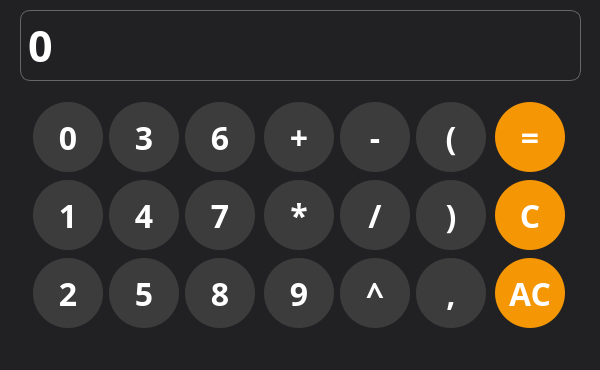
<?xml version="1.0" encoding="UTF-8"?>
<ui version="4.0">
 <class>CalculatorGui</class>
 <widget class="QMainWindow" name="CalculatorGui">
  <property name="enabled">
   <bool>true</bool>
  </property>
  <property name="geometry">
   <rect>
    <x>0</x>
    <y>0</y>
    <width>600</width>
    <height>370</height>
   </rect>
  </property>
  <property name="sizePolicy">
   <sizepolicy hsizetype="Minimum" vsizetype="Minimum">
    <horstretch>0</horstretch>
    <verstretch>0</verstretch>
   </sizepolicy>
  </property>
  <property name="minimumSize">
   <size>
    <width>600</width>
    <height>370</height>
   </size>
  </property>
  <property name="maximumSize">
   <size>
    <width>600</width>
    <height>370</height>
   </size>
  </property>
  <property name="font">
   <font>
    <bold>false</bold>
   </font>
  </property>
  <property name="cursor">
   <cursorShape>ClosedHandCursor</cursorShape>
  </property>
  <property name="windowTitle">
   <string>CalculatorGui</string>
  </property>
  <property name="styleSheet">
   <string notr="true">background-color: rgb(33,33,36);
</string>
  </property>
  <widget class="QWidget" name="centralwidget">
   <widget class="QLineEdit" name="input">
    <property name="geometry">
     <rect>
      <x>20</x>
      <y>10</y>
      <width>561</width>
      <height>71</height>
     </rect>
    </property>
    <property name="font">
     <font>
      <family>Arial Black</family>
      <pointsize>32</pointsize>
      <bold>true</bold>
     </font>
    </property>
    <property name="styleSheet">
     <string notr="true">border: 1px solid #666666;
border-radius: 10px;
color: rgb(255, 255, 255);
padding: 5px;</string>
    </property>
    <property name="text">
     <string>0</string>
    </property>
   </widget>
   <widget class="QWidget" name="layoutWidget">
    <property name="geometry">
     <rect>
      <x>30</x>
      <y>100</y>
      <width>541</width>
      <height>231</height>
     </rect>
    </property>
    <layout class="QHBoxLayout" name="horizontalLayout">
     <property name="spacing">
      <number>6</number>
     </property>
     <item>
      <layout class="QGridLayout" name="gridLayout">
       <item row="2" column="3">
        <widget class="QPushButton" name="button_7">
         <property name="font">
          <font>
           <family>Arial Black</family>
           <pointsize>24</pointsize>
           <bold>true</bold>
          </font>
         </property>
         <property name="cursor">
          <cursorShape>ClosedHandCursor</cursorShape>
         </property>
         <property name="styleSheet">
          <string notr="true">QPushButton{
	background-color: rgb(60, 60, 60);
	border: none;
	border-radius: 35px;
	min-width: 70px;
	min-height: 70px;
	max-width: 70px;
	max-height: 70px;
	padding: 0;
	color: rgb(255, 255, 255);
}</string>
         </property>
         <property name="text">
          <string>7</string>
         </property>
        </widget>
       </item>
       <item row="0" column="3">
        <widget class="QPushButton" name="button_6">
         <property name="font">
          <font>
           <family>Arial Black</family>
           <pointsize>24</pointsize>
           <bold>true</bold>
          </font>
         </property>
         <property name="cursor">
          <cursorShape>ClosedHandCursor</cursorShape>
         </property>
         <property name="styleSheet">
          <string notr="true">QPushButton{
	background-color: rgb(60, 60, 60);
	border: none;
	border-radius: 35px;
	min-width: 70px;
	min-height: 70px;
	max-width: 70px;
	max-height: 70px;
	padding: 0;
	color: rgb(255, 255, 255);
}</string>
         </property>
         <property name="text">
          <string>6</string>
         </property>
        </widget>
       </item>
       <item row="3" column="1">
        <widget class="QPushButton" name="button_5">
         <property name="font">
          <font>
           <family>Arial Black</family>
           <pointsize>24</pointsize>
           <bold>true</bold>
          </font>
         </property>
         <property name="cursor">
          <cursorShape>ClosedHandCursor</cursorShape>
         </property>
         <property name="styleSheet">
          <string notr="true">QPushButton{
	background-color: rgb(60, 60, 60);
	border: none;
	border-radius: 35px;
	min-width: 70px;
	min-height: 70px;
	max-width: 70px;
	max-height: 70px;
	padding: 0;
	color: rgb(255, 255, 255);
}</string>
         </property>
         <property name="text">
          <string>5</string>
         </property>
        </widget>
       </item>
       <item row="3" column="3">
        <widget class="QPushButton" name="button_8">
         <property name="font">
          <font>
           <family>Arial Black</family>
           <pointsize>24</pointsize>
           <bold>true</bold>
          </font>
         </property>
         <property name="cursor">
          <cursorShape>ClosedHandCursor</cursorShape>
         </property>
         <property name="styleSheet">
          <string notr="true">QPushButton{
	background-color: rgb(60, 60, 60);
	border: none;
	border-radius: 35px;
	min-width: 70px;
	min-height: 70px;
	max-width: 70px;
	max-height: 70px;
	padding: 0;
	color: rgb(255, 255, 255);
}</string>
         </property>
         <property name="text">
          <string>8</string>
         </property>
        </widget>
       </item>
       <item row="2" column="0">
        <widget class="QPushButton" name="button_1">
         <property name="font">
          <font>
           <family>Arial Black</family>
           <pointsize>24</pointsize>
           <bold>true</bold>
          </font>
         </property>
         <property name="cursor">
          <cursorShape>ClosedHandCursor</cursorShape>
         </property>
         <property name="styleSheet">
          <string notr="true">QPushButton{
	background-color: rgb(60, 60, 60);
	border: none;
	border-radius: 35px;
	min-width: 70px;
	min-height: 70px;
	max-width: 70px;
	max-height: 70px;
	padding: 0;
	color: rgb(255, 255, 255);
}</string>
         </property>
         <property name="text">
          <string>1</string>
         </property>
        </widget>
       </item>
       <item row="3" column="0">
        <widget class="QPushButton" name="button_2">
         <property name="font">
          <font>
           <family>Arial Black</family>
           <pointsize>24</pointsize>
           <bold>true</bold>
          </font>
         </property>
         <property name="cursor">
          <cursorShape>ClosedHandCursor</cursorShape>
         </property>
         <property name="styleSheet">
          <string notr="true">QPushButton{
	background-color: rgb(60, 60, 60);
	border: none;
	border-radius: 35px;
	min-width: 70px;
	min-height: 70px;
	max-width: 70px;
	max-height: 70px;
	padding: 0;
	color: rgb(255, 255, 255);
}</string>
         </property>
         <property name="text">
          <string>2</string>
         </property>
        </widget>
       </item>
       <item row="0" column="1">
        <widget class="QPushButton" name="button_3">
         <property name="font">
          <font>
           <family>Arial Black</family>
           <pointsize>24</pointsize>
           <bold>true</bold>
          </font>
         </property>
         <property name="cursor">
          <cursorShape>ClosedHandCursor</cursorShape>
         </property>
         <property name="styleSheet">
          <string notr="true">QPushButton{
	background-color: rgb(60, 60, 60);
	border: none;
	border-radius: 35px;
	min-width: 70px;
	min-height: 70px;
	max-width: 70px;
	max-height: 70px;
	padding: 0;
	color: rgb(255, 255, 255);
}</string>
         </property>
         <property name="text">
          <string>3</string>
         </property>
        </widget>
       </item>
       <item row="2" column="1">
        <widget class="QPushButton" name="button_4">
         <property name="font">
          <font>
           <family>Arial Black</family>
           <pointsize>24</pointsize>
           <bold>true</bold>
          </font>
         </property>
         <property name="cursor">
          <cursorShape>ClosedHandCursor</cursorShape>
         </property>
         <property name="styleSheet">
          <string notr="true">QPushButton{
	background-color: rgb(60, 60, 60);
	border: none;
	border-radius: 35px;
	min-width: 70px;
	min-height: 70px;
	max-width: 70px;
	max-height: 70px;
	padding: 0;
	color: rgb(255, 255, 255);
}</string>
         </property>
         <property name="text">
          <string>4</string>
         </property>
        </widget>
       </item>
       <item row="0" column="0">
        <widget class="QPushButton" name="button_0">
         <property name="font">
          <font>
           <family>Arial Black</family>
           <pointsize>24</pointsize>
           <bold>true</bold>
          </font>
         </property>
         <property name="cursor">
          <cursorShape>ClosedHandCursor</cursorShape>
         </property>
         <property name="styleSheet">
          <string notr="true">QPushButton{
	background-color: rgb(60, 60, 60);
	border: none;
	border-radius: 35px;
	min-width: 70px;
	min-height: 70px;
	max-width: 70px;
	max-height: 70px;
	padding: 0;
	color: rgb(255, 255, 255);
}</string>
         </property>
         <property name="text">
          <string>0</string>
         </property>
        </widget>
       </item>
      </layout>
     </item>
     <item>
      <layout class="QGridLayout" name="gridLayout_2">
       <item row="2" column="0">
        <widget class="QPushButton" name="button_9">
         <property name="font">
          <font>
           <family>Arial Black</family>
           <pointsize>24</pointsize>
           <bold>true</bold>
          </font>
         </property>
         <property name="cursor">
          <cursorShape>ClosedHandCursor</cursorShape>
         </property>
         <property name="styleSheet">
          <string notr="true">QPushButton{
	background-color: rgb(60, 60, 60);
	border: none;
	border-radius: 35px;
	min-width: 70px;
	min-height: 70px;
	max-width: 70px;
	max-height: 70px;
	padding: 0;
	color: rgb(255, 255, 255);
}</string>
         </property>
         <property name="text">
          <string>9</string>
         </property>
        </widget>
       </item>
       <item row="0" column="0">
        <widget class="QPushButton" name="button_add">
         <property name="font">
          <font>
           <family>Arial Black</family>
           <pointsize>24</pointsize>
           <bold>true</bold>
          </font>
         </property>
         <property name="cursor">
          <cursorShape>ClosedHandCursor</cursorShape>
         </property>
         <property name="styleSheet">
          <string notr="true">QPushButton{
	background-color: rgb(60, 60, 60);
	border: none;
	border-radius: 35px;
	min-width: 70px;
	min-height: 70px;
	max-width: 70px;
	max-height: 70px;
	padding: 0;
	color: rgb(255, 255, 255);
}</string>
         </property>
         <property name="text">
          <string>+</string>
         </property>
        </widget>
       </item>
       <item row="2" column="3">
        <widget class="QPushButton" name="button_dot">
         <property name="font">
          <font>
           <family>Arial Black</family>
           <pointsize>24</pointsize>
           <bold>true</bold>
          </font>
         </property>
         <property name="cursor">
          <cursorShape>ClosedHandCursor</cursorShape>
         </property>
         <property name="styleSheet">
          <string notr="true">QPushButton{
	background-color: rgb(60, 60, 60);
	border: none;
	border-radius: 35px;
	min-width: 70px;
	min-height: 70px;
	max-width: 70px;
	max-height: 70px;
	padding: 0;
	color: rgb(255, 255, 255);
}</string>
         </property>
         <property name="text">
          <string>,</string>
         </property>
        </widget>
       </item>
       <item row="1" column="3">
        <widget class="QPushButton" name="button_cbracket">
         <property name="font">
          <font>
           <family>Arial Black</family>
           <pointsize>24</pointsize>
           <bold>true</bold>
          </font>
         </property>
         <property name="cursor">
          <cursorShape>ClosedHandCursor</cursorShape>
         </property>
         <property name="styleSheet">
          <string notr="true">QPushButton{
	background-color: rgb(60, 60, 60);
	border: none;
	border-radius: 35px;
	min-width: 70px;
	min-height: 70px;
	max-width: 70px;
	max-height: 70px;
	padding: 0;
	color: rgb(255, 255, 255);
}</string>
         </property>
         <property name="text">
          <string>)</string>
         </property>
        </widget>
       </item>
       <item row="1" column="2">
        <widget class="QPushButton" name="button_divide">
         <property name="font">
          <font>
           <family>Arial Black</family>
           <pointsize>24</pointsize>
           <bold>true</bold>
          </font>
         </property>
         <property name="cursor">
          <cursorShape>ClosedHandCursor</cursorShape>
         </property>
         <property name="styleSheet">
          <string notr="true">QPushButton{
	background-color: rgb(60, 60, 60);
	border: none;
	border-radius: 35px;
	min-width: 70px;
	min-height: 70px;
	max-width: 70px;
	max-height: 70px;
	padding: 0;
	color: rgb(255, 255, 255);
}</string>
         </property>
         <property name="text">
          <string>/</string>
         </property>
        </widget>
       </item>
       <item row="1" column="0">
        <widget class="QPushButton" name="button_multiply">
         <property name="font">
          <font>
           <family>Arial Black</family>
           <pointsize>24</pointsize>
           <bold>true</bold>
          </font>
         </property>
         <property name="cursor">
          <cursorShape>ClosedHandCursor</cursorShape>
         </property>
         <property name="styleSheet">
          <string notr="true">QPushButton{
	background-color: rgb(60, 60, 60);
	border: none;
	border-radius: 35px;
	min-width: 70px;
	min-height: 70px;
	max-width: 70px;
	max-height: 70px;
	padding: 0;
	color: rgb(255, 255, 255);
}</string>
         </property>
         <property name="text">
          <string>*</string>
         </property>
        </widget>
       </item>
       <item row="2" column="2">
        <widget class="QPushButton" name="button_power">
         <property name="font">
          <font>
           <family>Arial Black</family>
           <pointsize>24</pointsize>
           <bold>true</bold>
          </font>
         </property>
         <property name="cursor">
          <cursorShape>ClosedHandCursor</cursorShape>
         </property>
         <property name="styleSheet">
          <string notr="true">QPushButton{
	background-color: rgb(60, 60, 60);
	border: none;
	border-radius: 35px;
	min-width: 70px;
	min-height: 70px;
	max-width: 70px;
	max-height: 70px;
	padding: 0;
	color: rgb(255, 255, 255);
}</string>
         </property>
         <property name="text">
          <string>^</string>
         </property>
        </widget>
       </item>
       <item row="0" column="3">
        <widget class="QPushButton" name="button_obracket">
         <property name="font">
          <font>
           <family>Arial Black</family>
           <pointsize>24</pointsize>
           <bold>true</bold>
          </font>
         </property>
         <property name="cursor">
          <cursorShape>ClosedHandCursor</cursorShape>
         </property>
         <property name="styleSheet">
          <string notr="true">QPushButton{
	background-color: rgb(60, 60, 60);
	border: none;
	border-radius: 35px;
	min-width: 70px;
	min-height: 70px;
	max-width: 70px;
	max-height: 70px;
	padding: 0;
	color: rgb(255, 255, 255);
}</string>
         </property>
         <property name="text">
          <string>(</string>
         </property>
        </widget>
       </item>
       <item row="0" column="2">
        <widget class="QPushButton" name="button_sub">
         <property name="font">
          <font>
           <family>Arial Black</family>
           <pointsize>24</pointsize>
           <bold>true</bold>
          </font>
         </property>
         <property name="cursor">
          <cursorShape>ClosedHandCursor</cursorShape>
         </property>
         <property name="styleSheet">
          <string notr="true">QPushButton{
	background-color: rgb(60, 60, 60);
	border: none;
	border-radius: 35px;
	min-width: 70px;
	min-height: 70px;
	max-width: 70px;
	max-height: 70px;
	padding: 0;
	color: rgb(255, 255, 255);
}</string>
         </property>
         <property name="text">
          <string>-</string>
         </property>
        </widget>
       </item>
      </layout>
     </item>
     <item>
      <layout class="QGridLayout" name="gridLayout_4">
       <item row="0" column="0">
        <widget class="QPushButton" name="button_process">
         <property name="font">
          <font>
           <family>Arial Black</family>
           <pointsize>24</pointsize>
           <bold>true</bold>
          </font>
         </property>
         <property name="cursor">
          <cursorShape>ClosedHandCursor</cursorShape>
         </property>
         <property name="styleSheet">
          <string notr="true">QPushButton{
	background-color: rgb(245, 150, 5);
	border: none;
	border-radius: 35px;
	min-width: 70px;
	min-height: 70px;
	max-width: 70px;
	max-height: 70px;
	padding: 0;
	color: rgb(255, 255, 255);
}</string>
         </property>
         <property name="text">
          <string>=</string>
         </property>
        </widget>
       </item>
       <item row="2" column="0">
        <widget class="QPushButton" name="button_all_clear">
         <property name="font">
          <font>
           <family>Arial Black</family>
           <pointsize>24</pointsize>
           <bold>true</bold>
          </font>
         </property>
         <property name="cursor">
          <cursorShape>ClosedHandCursor</cursorShape>
         </property>
         <property name="styleSheet">
          <string notr="true">QPushButton{
	background-color: rgb(245, 150, 5);
	border: none;
	border-radius: 35px;
	min-width: 70px;
	min-height: 70px;
	max-width: 70px;
	max-height: 70px;
	padding: 0;
	color: rgb(255, 255, 255);
}</string>
         </property>
         <property name="text">
          <string>AC</string>
         </property>
        </widget>
       </item>
       <item row="1" column="0">
        <widget class="QPushButton" name="button_clear">
         <property name="font">
          <font>
           <family>Arial Black</family>
           <pointsize>24</pointsize>
           <bold>true</bold>
          </font>
         </property>
         <property name="cursor">
          <cursorShape>ClosedHandCursor</cursorShape>
         </property>
         <property name="styleSheet">
          <string notr="true">QPushButton{
	background-color: rgb(245, 150, 5);
	border: none;
	border-radius: 35px;
	min-width: 70px;
	min-height: 70px;
	max-width: 70px;
	max-height: 70px;
	padding: 0;
	color: rgb(255, 255, 255);
}</string>
         </property>
         <property name="text">
          <string>C</string>
         </property>
        </widget>
       </item>
      </layout>
     </item>
    </layout>
   </widget>
  </widget>
  <widget class="QMenuBar" name="menubar">
   <property name="geometry">
    <rect>
     <x>0</x>
     <y>0</y>
     <width>600</width>
     <height>21</height>
    </rect>
   </property>
  </widget>
  <widget class="QStatusBar" name="statusbar"/>
 </widget>
 <resources/>
 <connections/>
</ui>
